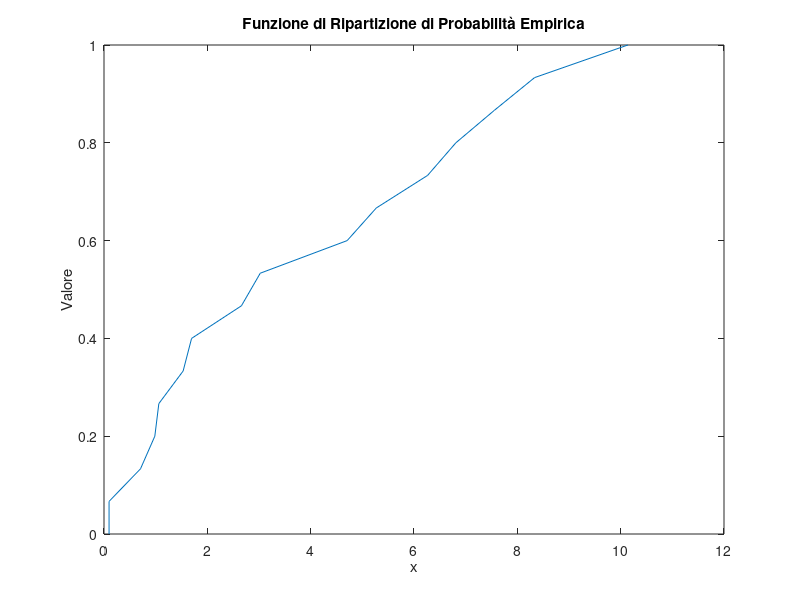

Reproduce this figure in MATLAB.
% Esempio di determinazione della funzione di ripartizione empirica
%
% M. Scarpiniti (Dip. DIET - Sapienza Università di Roma)

y = random('wbl', 3, 1, 15, 1);
[z, x] = ecdf(y);
plot(x, z);
title('Funzione di Ripartizione di Probabilità Empirica');
xlabel('x');
ylabel('Valore');